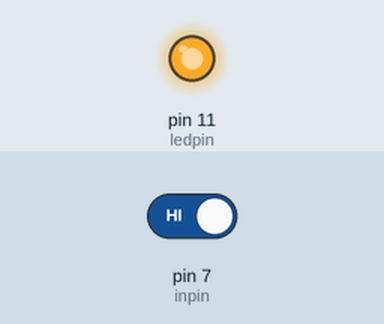
A sketch run on a simulated Arduino Uno, built with avr-gcc and run on an emulated ATmega328P. Parts: output pins drawn as LEDs (lit = HIGH). The inputs (shaded band) are chosen by the test bench; at power-on: pin 7 (inpin) HIGH.

Above: at 1.2 s.
1.3 s: pin 7 (inpin) driven LOW
At 2.5 s:
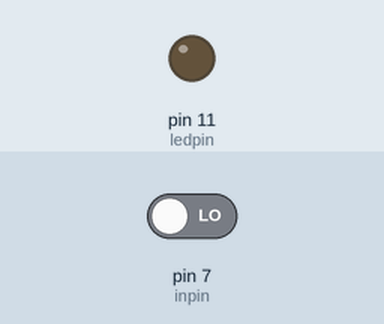
2.8 s: pin 7 (inpin) driven HIGH
At 3.6 s:
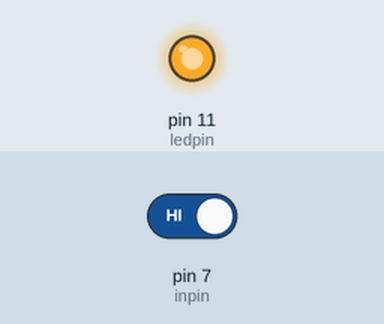
Timing chart, 0 to 5.8 s (numbered marks = the images above; inputs shaded):
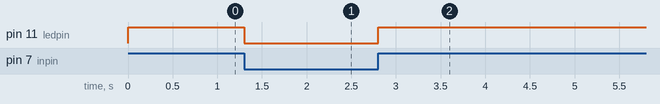

Measured:
- after the input at 1.3 s, pin 11 (ledpin): HIGH → LOW at once
- after the input at 2.8 s, pin 11 (ledpin): LOW → HIGH at once

The sketch:

Project6.ino
```cpp
int ledpin=11;
int inpin=7;
int val=0;

void setup() {
  pinMode(ledpin,OUTPUT);
  pinMode(inpin, INPUT);
  Serial.begin(9600);
}

void loop() {
    val=digitalRead(inpin);
    if(val==LOW){
      digitalWrite(ledpin,LOW);
    }
    else{
    digitalWrite(ledpin, HIGH);
    }
}
```
